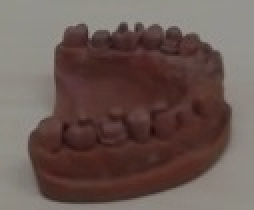
//> input picture task1/obj1000.jpg, 127 x 105 px (shown 2 times larger)
$ ./task1   (built with g++ and OpenCV 4)
//> lines starting //> are read from the running program, lines starting //| are printed output that depends on the picture
### task1/hog_visualization.cpp
void visualizeHOG(cv::Mat img, std::vector<float> &feats, cv::HOGDescriptor hog_detector, int scale_factor = 3);
/*
 * img - the image used for computing HOG descriptors. **Attention here the size of the image should be the same as the window size of your cv::HOGDescriptor instance **
 * feats - the hog descriptors you get after calling cv::HOGDescriptor::compute
 * hog_detector - the instance of cv::HOGDescriptor you used
 * scale_factor - scale the image *scale_factor* times larger for better visualization
 */


void visualizeHOG(cv::Mat img, std::vector<float> &feats, cv::HOGDescriptor hog_detector, int scale_factor) {

    cv::Mat visual_image;
    resize(img, visual_image, cv::Size(img.cols * scale_factor, img.rows * scale_factor));

    int n_bins = hog_detector.nbins;
    float rad_per_bin = 3.14 / (float) n_bins;
    cv::Size win_size = hog_detector.winSize;
    cv::Size cell_size = hog_detector.cellSize;
    cv::Size block_size = hog_detector.blockSize;
    cv::Size block_stride = hog_detector.blockStride;

    // prepare data structure: 9 orientation / gradient strenghts for each cell
    int cells_in_x_dir = win_size.width / cell_size.width;
    int cells_in_y_dir = win_size.height / cell_size.height;
    int n_cells = cells_in_x_dir * cells_in_y_dir;
    int cells_per_block = (block_size.width / cell_size.width) * (block_size.height / cell_size.height);

    int blocks_in_x_dir = (win_size.width - block_size.width) / block_stride.width + 1;
    int blocks_in_y_dir = (win_size.height - block_size.height) / block_stride.height + 1;
    int n_blocks = blocks_in_x_dir * blocks_in_y_dir;

    float ***gradientStrengths = new float **[cells_in_y_dir];
    int **cellUpdateCounter = new int *[cells_in_y_dir];
    for (int y = 0; y < cells_in_y_dir; y++) {
        gradientStrengths[y] = new float *[cells_in_x_dir];
        cellUpdateCounter[y] = new int[cells_in_x_dir];
        for (int x = 0; x < cells_in_x_dir; x++) {
            gradientStrengths[y][x] = new float[n_bins];
            cellUpdateCounter[y][x] = 0;

            for (int bin = 0; bin < n_bins; bin++)
                gradientStrengths[y][x][bin] = 0.0;
        }
    }


    // compute gradient strengths per cell
    int descriptorDataIdx = 0;


    for (int block_x = 0; block_x < blocks_in_x_dir; block_x++) {
        for (int block_y = 0; block_y < blocks_in_y_dir; block_y++) {
            int cell_start_x = block_x * block_stride.width / cell_size.width;
            int cell_start_y = block_y * block_stride.height / cell_size.height;

            for (int cell_id_x = cell_start_x;
                 cell_id_x < cell_start_x + block_size.width / cell_size.width; cell_id_x++)
                for (int cell_id_y = cell_start_y;
                     cell_id_y < cell_start_y + block_size.height / cell_size.height; cell_id_y++) {

                    for (int bin = 0; bin < n_bins; bin++) {
                        float val = feats.at(descriptorDataIdx++);
                        gradientStrengths[cell_id_y][cell_id_x][bin] += val;
                    }
                    cellUpdateCounter[cell_id_y][cell_id_x]++;
                }
        }
    }


    // compute average gradient strengths
    for (int celly = 0; celly < cells_in_y_dir; celly++) {
        for (int cellx = 0; cellx < cells_in_x_dir; cellx++) {

            float NrUpdatesForThisCell = (float) cellUpdateCounter[celly][cellx];

            // compute average gradient strenghts for each gradient bin direction
            for (int bin = 0; bin < n_bins; bin++) {
                gradientStrengths[celly][cellx][bin] /= NrUpdatesForThisCell;
            }
        }
    }


    for (int celly = 0; celly < cells_in_y_dir; celly++) {
        for (int cellx = 0; cellx < cells_in_x_dir; cellx++) {
            int drawX = cellx * cell_size.width;
            int drawY = celly * cell_size.height;

            int mx = drawX + cell_size.width / 2;
            int my = drawY + cell_size.height / 2;

            rectangle(visual_image,
                      cv::Point(drawX * scale_factor, drawY * scale_factor),
                      cv::Point((drawX + cell_size.width) * scale_factor,
                                (drawY + cell_size.height) * scale_factor),
                      CV_RGB(100, 100, 100),
                      1);

            for (int bin = 0; bin < n_bins; bin++) {
                float currentGradStrength = gradientStrengths[celly][cellx][bin];

                if (currentGradStrength == 0)
                    continue;

                float currRad = bin * rad_per_bin + rad_per_bin / 2;

                float dirVecX = cos(currRad);
                float dirVecY = sin(currRad);
                float maxVecLen = cell_size.width / 2;
                float scale = scale_factor / 5.0; // just a visual_imagealization scale,

                // compute line coordinates
                float x1 = mx - dirVecX * currentGradStrength * maxVecLen * scale;
                float y1 = my - dirVecY * currentGradStrength * maxVecLen * scale;
                float x2 = mx + dirVecX * currentGradStrength * maxVecLen * scale;
                float y2 = my + dirVecY * currentGradStrength * maxVecLen * scale;

                // draw gradient visual_imagealization
                line(visual_image,
                     cv::Point(x1 * scale_factor, y1 * scale_factor),
                     cv::Point(x2 * scale_factor, y2 * scale_factor),
                     CV_RGB(0, 0, 255),
                     1);

            }

        }
    }


    for (int y = 0; y < cells_in_y_dir; y++) {
        for (int x = 0; x < cells_in_x_dir; x++) {
            delete[] gradientStrengths[y][x];
        }
        delete[] gradientStrengths[y];
        delete[] cellUpdateCounter[y];
    }
    delete[] gradientStrengths;
    delete[] cellUpdateCounter;
    cv::imshow("HOG vis", visual_image);
    cv::waitKey(-1);
    cv::imwrite("hog_vis.jpg", visual_image);

}

### task1/task1.cpp
#include "opencv2/core/core.hpp"
#include "opencv2/highgui/highgui.hpp"
#include "opencv2/imgproc/imgproc.hpp"
#include "opencv2/objdetect/objdetect.hpp"
#include "../hog_visualization.cpp"
#include "iostream"


using namespace cv;
using namespace std;

int main(){
	Mat image;
	image = imread("./obj1000.jpg",CV_LOAD_IMAGE_COLOR);
//> image is the input picture: 105 rows x 127 cols, CV_8UC3; mean B, G, R 83.5, 88.8, 106.4
	if(!image.data){
		cout << "Could not open or find the image" << std::endl;
		return -1;
	}
	// resize and show resized immage
	resize(image, image, Size(128,96));
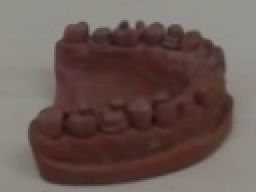
//> image: 96 rows x 128 cols, CV_8UC3 (shown 2 times larger); mean B, G, R 83.4, 88.7, 106.3
	namedWindow("Display windo", CV_WINDOW_AUTOSIZE);
	imshow("Display windo", image);

	// creat and show diferent variations of the image.
	// Gray scale
	Mat gray;
	cvtColor(image, gray, CV_BGR2GRAY);
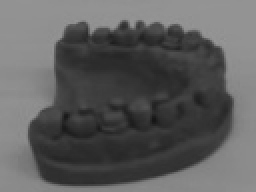
//> gray: 96 rows x 128 cols, CV_8UC1 (shown 2 times larger); min 21, max 151, mean 93.4
	namedWindow("gray windo", CV_WINDOW_AUTOSIZE);
	imshow("gray windo", gray);

	// rotated
	Mat rotate;
	cv::rotate(image,rotate,ROTATE_90_CLOCKWISE);
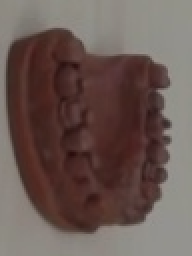
//> rotate: 128 rows x 96 cols, CV_8UC3 (shown 2 times larger); mean B, G, R 83.4, 88.7, 106.3
	namedWindow("Rotate windo", CV_WINDOW_AUTOSIZE);
	imshow("Rotate windo", rotate);

	//fliped
	Mat flip;
	cv::flip(image, flip, 1);
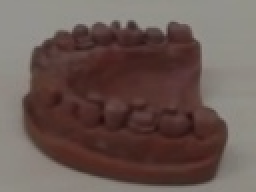
//> flip: 96 rows x 128 cols, CV_8UC3 (shown 2 times larger); mean B, G, R 83.4, 88.7, 106.3
	namedWindow("Flipe windo", CV_WINDOW_AUTOSIZE);
	imshow("Flipe windo", flip);

	// init descriptors and HOG
	std::vector<float> descriptorsImage;
	std::vector<float> descriptorsGray;
	std::vector<float> descriptorsRotate;
	std::vector<float> descriptorsFlip;
	HOGDescriptor hog(Size(image.size().width,image.size().height), Size(16,12), Size(8,6), Size(16,12),9);
	//calculate and show HOG descriptors
	/*hog.compute(image,descriptorsImage);
	visualizeHOG(image,descriptorsImage,hog,5);*/

	hog.compute(gray,descriptorsGray);
//> descriptorsGray = 2025 values, max 0.914 at index 1759, min 0 at index 3, mean 0.284
	visualizeHOG(gray,descriptorsGray,hog,5);
//> in visualizeHOG, `int n_bins = hog_detector.nbins;`: n_bins = 9
//> in visualizeHOG, `float rad_per_bin = 3.14 / (float) n_bins;`: rad_per_bin = 0.349
//> in visualizeHOG, `cv::Size win_size = hog_detector.winSize;`: win_size = Size(128, 96)
//> in visualizeHOG, `cv::Size cell_size = hog_detector.cellSize;`: cell_size = Size(16, 12)
//> in visualizeHOG, `cv::Size block_stride = hog_detector.blockStride;`: block_stride = Size(8, 6)
//> in visualizeHOG, `int cells_in_x_dir = win_size.width / cell_size.width;`: cells_in_x_dir = 8
//> in visualizeHOG, `int n_cells = cells_in_x_dir * cells_in_y_dir;`: n_cells = 64
//> in visualizeHOG, `int cells_per_block = (block_size.width / cell_size.width) * (block_si..`: cells_per_block = 1
//> in visualizeHOG, `int blocks_in_x_dir = (win_size.width - block_size.width) / block_stri..`: blocks_in_x_dir = 15
//> in visualizeHOG, `int n_blocks = blocks_in_x_dir * blocks_in_y_dir;`: n_blocks = 225
//> the loop in visualizeHOG, `for (int y = 0; y < cells_in_y_dir; y++)` made 8 passes
//> the loop in visualizeHOG, `for (int block_x = 0; block_x < blocks_in_x_dir; block_x++)` made 15 passes
//> descriptorDataIdx on passes 1 to 12: 135, 270, 405, 540, 675, 810, 945, 1080, 1215, 1350, 1485, 1620
//> after the loop in visualizeHOG, `for (int block_x = 0; block_x < blocks_in_x_dir; block_x++)`: descriptorDataIdx = 2025
//> the loop in visualizeHOG, `for (int celly = 0; celly < cells_in_y_dir; celly++)` made 8 passes
//> after the loop in visualizeHOG, `for (int celly = 0; celly < cells_in_y_dir; celly++)`:
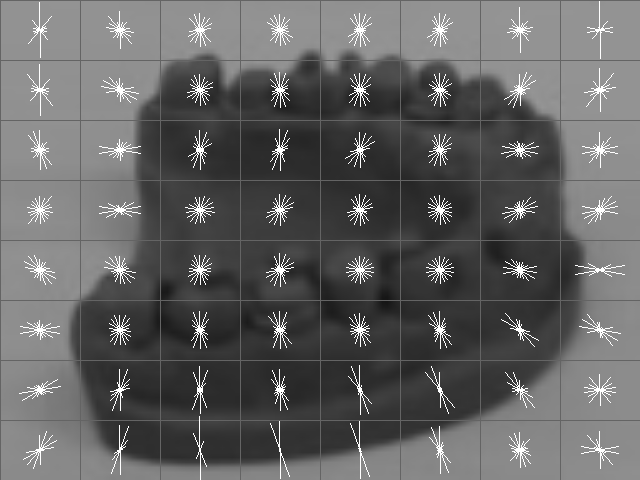
//> visual_image: 480 rows x 640 cols, CV_8UC1; min 21, max 255, mean 99.2

	// [5 lines of commented-out code are left out]

	waitKey(0);
	return 0;
}
